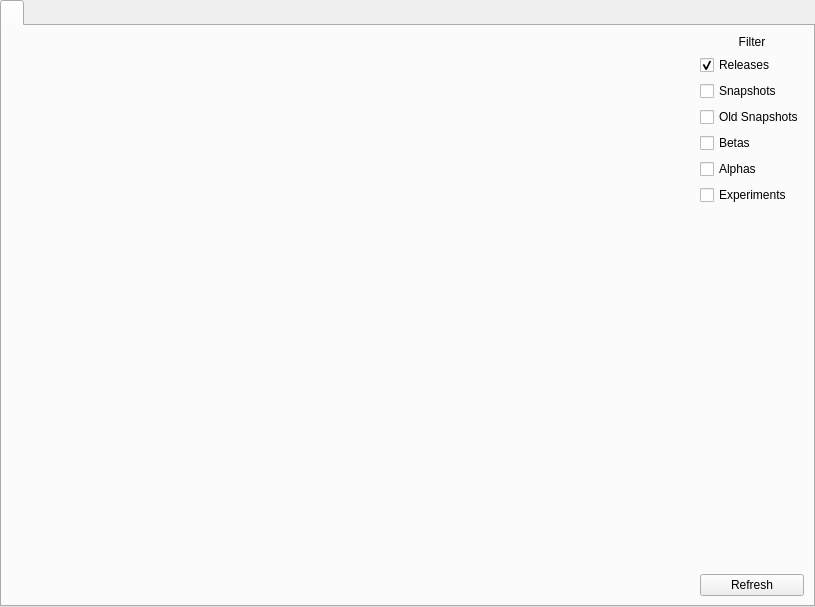
<?xml version="1.0" encoding="UTF-8"?>
<ui version="4.0">
 <class>VanillaPage</class>
 <widget class="QWidget" name="VanillaPage">
  <property name="geometry">
   <rect>
    <x>0</x>
    <y>0</y>
    <width>815</width>
    <height>607</height>
   </rect>
  </property>
  <layout class="QVBoxLayout" name="verticalLayout_5">
   <property name="leftMargin">
    <number>0</number>
   </property>
   <property name="topMargin">
    <number>0</number>
   </property>
   <property name="rightMargin">
    <number>0</number>
   </property>
   <property name="bottomMargin">
    <number>0</number>
   </property>
   <item>
    <widget class="QTabWidget" name="tabWidget">
     <property name="currentIndex">
      <number>0</number>
     </property>
     <widget class="QWidget" name="tab">
      <attribute name="title">
       <string notr="true"/>
      </attribute>
      <layout class="QGridLayout" name="gridLayout_2">
       <item row="0" column="1">
        <layout class="QVBoxLayout" name="verticalLayout">
         <item>
          <widget class="QLabel" name="label">
           <property name="text">
            <string>Filter</string>
           </property>
           <property name="alignment">
            <set>Qt::AlignCenter</set>
           </property>
          </widget>
         </item>
         <item>
          <widget class="QCheckBox" name="releaseFilter">
           <property name="text">
            <string>Releases</string>
           </property>
           <property name="checkable">
            <bool>true</bool>
           </property>
           <property name="checked">
            <bool>true</bool>
           </property>
          </widget>
         </item>
         <item>
          <widget class="QCheckBox" name="snapshotFilter">
           <property name="text">
            <string>Snapshots</string>
           </property>
           <property name="checkable">
            <bool>true</bool>
           </property>
          </widget>
         </item>
         <item>
          <widget class="QCheckBox" name="oldSnapshotFilter">
           <property name="text">
            <string>Old Snapshots</string>
           </property>
           <property name="checkable">
            <bool>true</bool>
           </property>
          </widget>
         </item>
         <item>
          <widget class="QCheckBox" name="betaFilter">
           <property name="text">
            <string>Betas</string>
           </property>
           <property name="checkable">
            <bool>true</bool>
           </property>
          </widget>
         </item>
         <item>
          <widget class="QCheckBox" name="alphaFilter">
           <property name="text">
            <string>Alphas</string>
           </property>
           <property name="checkable">
            <bool>true</bool>
           </property>
          </widget>
         </item>
         <item>
          <widget class="QCheckBox" name="experimentsFilter">
           <property name="text">
            <string>Experiments</string>
           </property>
           <property name="checkable">
            <bool>true</bool>
           </property>
          </widget>
         </item>
         <item>
          <spacer name="verticalSpacer">
           <property name="orientation">
            <enum>Qt::Vertical</enum>
           </property>
           <property name="sizeHint" stdset="0">
            <size>
             <width>20</width>
             <height>40</height>
            </size>
           </property>
          </spacer>
         </item>
         <item>
          <widget class="QPushButton" name="refreshBtn">
           <property name="text">
            <string>Refresh</string>
           </property>
          </widget>
         </item>
        </layout>
       </item>
       <item row="0" column="0">
        <widget class="VersionSelectWidget" name="versionList" native="true">
         <property name="sizePolicy">
          <sizepolicy hsizetype="Expanding" vsizetype="Expanding">
           <horstretch>0</horstretch>
           <verstretch>0</verstretch>
          </sizepolicy>
         </property>
        </widget>
       </item>
      </layout>
     </widget>
    </widget>
   </item>
  </layout>
 </widget>
 <customwidgets>
  <customwidget>
   <class>VersionSelectWidget</class>
   <extends>QWidget</extends>
   <header>widgets/VersionSelectWidget.h</header>
   <container>1</container>
  </customwidget>
 </customwidgets>
 <tabstops>
  <tabstop>tabWidget</tabstop>
  <tabstop>releaseFilter</tabstop>
  <tabstop>snapshotFilter</tabstop>
  <tabstop>oldSnapshotFilter</tabstop>
  <tabstop>betaFilter</tabstop>
  <tabstop>alphaFilter</tabstop>
  <tabstop>experimentsFilter</tabstop>
  <tabstop>refreshBtn</tabstop>
 </tabstops>
 <resources/>
 <connections/>
</ui>
